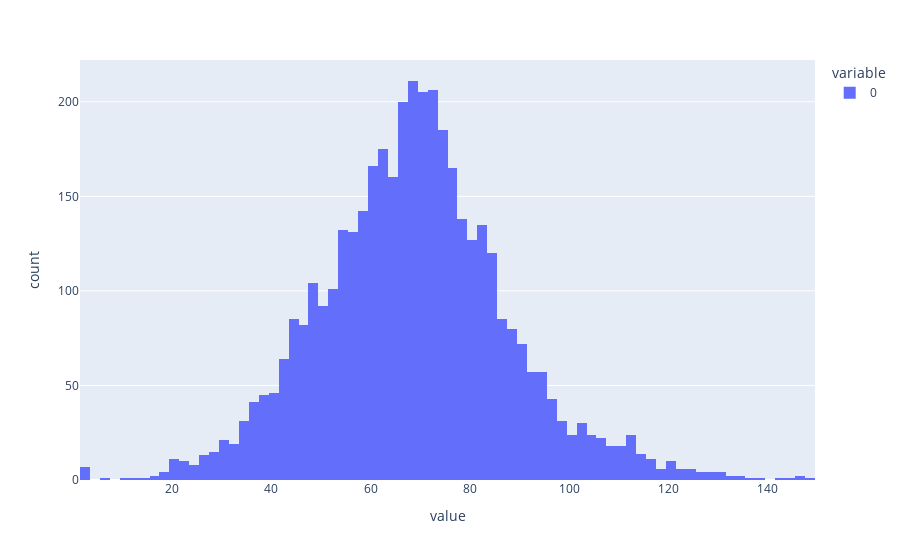

This figure's notebook cell:
### Markdown cell above
### L0 Test and Reconstruction Test

### Code cell
sae.eval()  # prevents error if we're expecting a dead neuron mask for who grads

with torch.no_grad():
    # activation store can give us tokens.
    batch_tokens = token_dataset[:32]["tokens"]
    _, cache = model.run_with_cache(batch_tokens, prepend_bos=True)

    # Use the SAE
    feature_acts = sae.encode(cache[sae.cfg.hook_name])
    sae_out = sae.decode(feature_acts)

    # save some room
    del cache

    # ignore the bos token, get the number of features that activated in each token, averaged accross batch and position
    l0 = (feature_acts[:, 1:] > 0).float().sum(-1).detach()
    print("average l0", l0.mean().item())
    px.histogram(l0.flatten().cpu().numpy()).show()

### Figure 1 — Plotly figure (JSON) as saved in the notebook; plotly's stock layout.template omitted (floating-point values rounded to 4 significant figures; data arrays with more than 128 entries replaced by an {"elided": "..."} marker saying what was removed)
{"data": [{"alignmentgroup": "True", "bingroup": "x", "hovertemplate": "variable=0<br>value=%{x}<br>count=%{y}<extra></extra>", "legendgroup": "0", "marker": {"color": "#636efa", "pattern": {"shape": ""}}, "name": "0", "offsetgroup": "0", "orientation": "v", "showlegend": true, "type": "histogram", "x": {"elided": "4064 int values"}, "xaxis": "x", "yaxis": "y"}], "layout": {"barmode": "relative", "legend": {"title": {"text": "variable"}, "tracegroupgap": 0}, "margin": {"t": 60}, "xaxis": {"anchor": "y", "domain": [0, 1], "title": {"text": "value"}}, "yaxis": {"anchor": "x", "domain": [0, 1], "title": {"text": "count"}}}}
